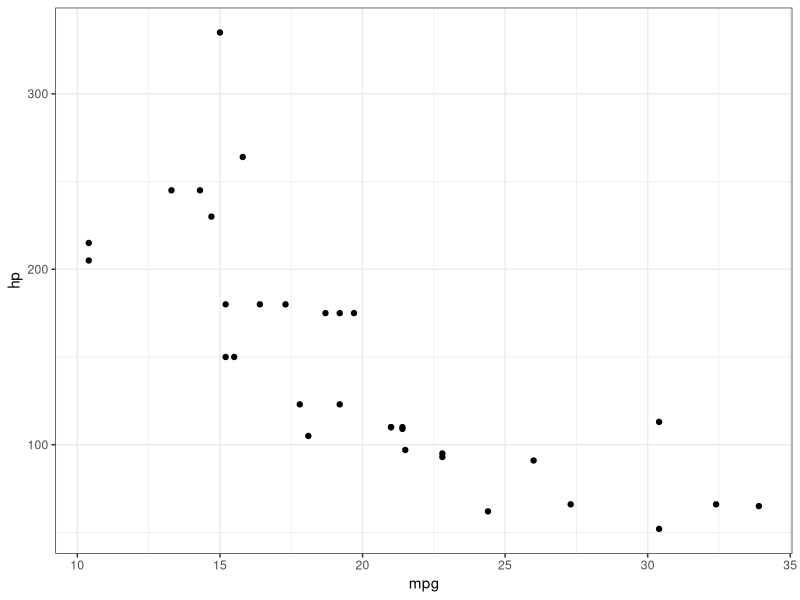
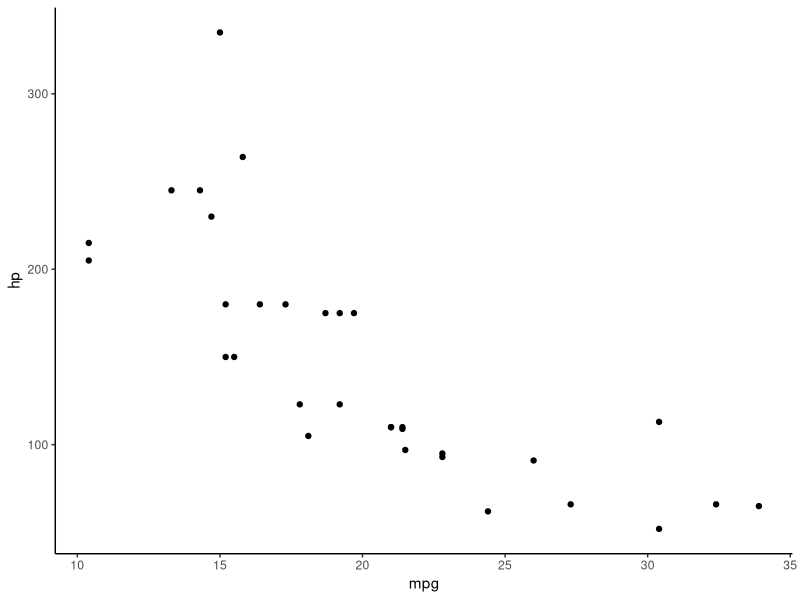
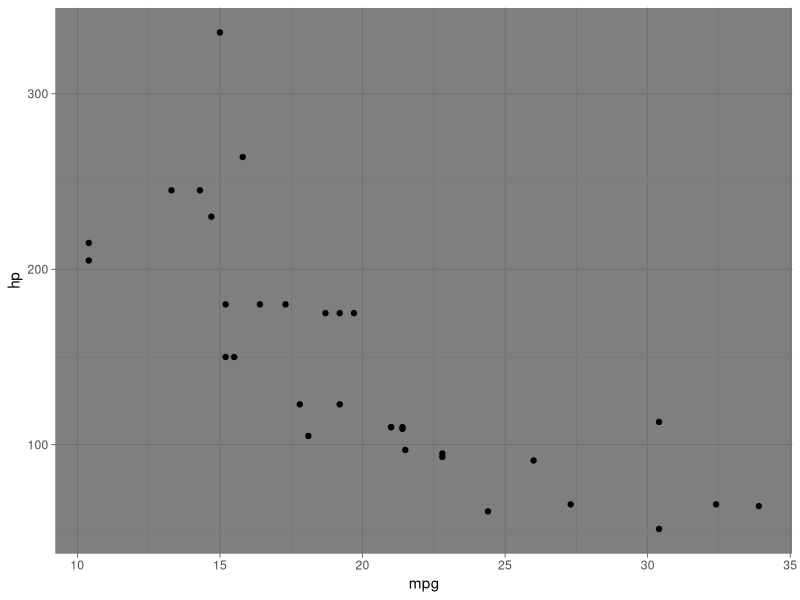
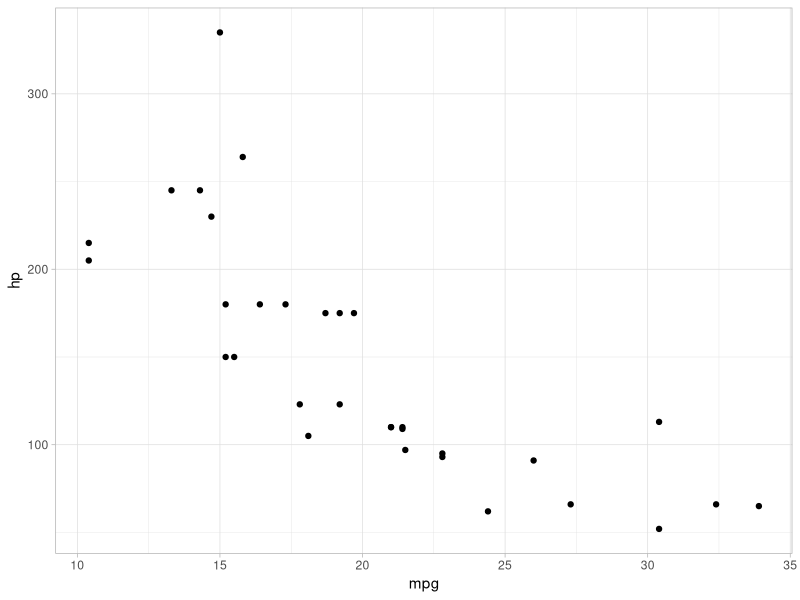
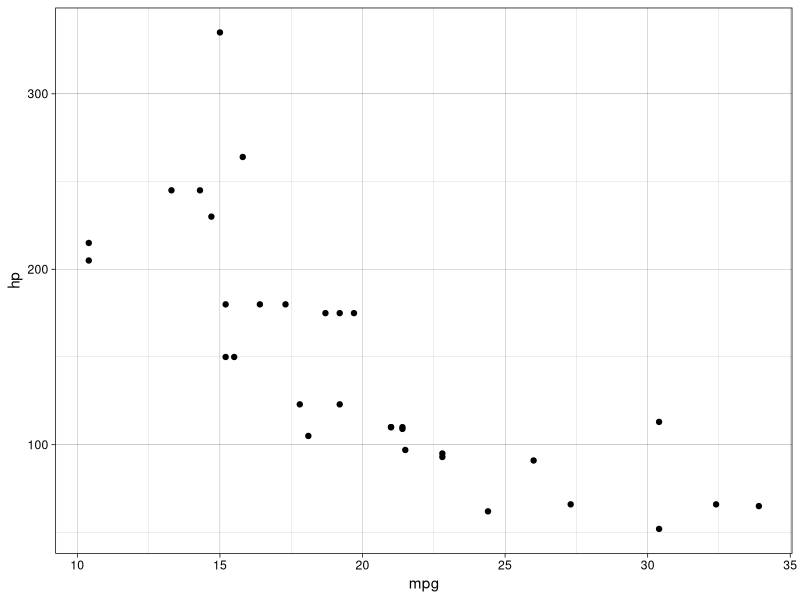
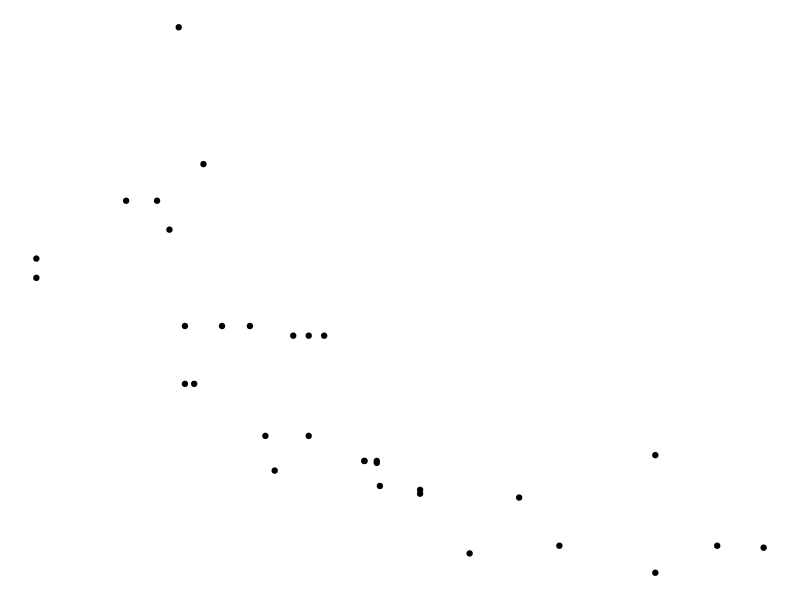

Source code (R) for these figures, in order:
library(ggplot2)

df <- mtcars

print(head(df))

#Data & Aesthetics layer
pl <- ggplot(data = df, aes(x = mpg, y = hp))

#Geometry layer
#Adding the data & Aesthetics layer with geom layer
pl2 <- pl + geom_point()

#Adding the data, Aesthetics, geom to theme layer
print(pl2 + theme_bw())
print(pl2 + theme_classic())
print(pl2 + theme_dark())
print(pl2 + theme_light())
print(pl2 + theme_linedraw())
print(pl2 + theme_void())
